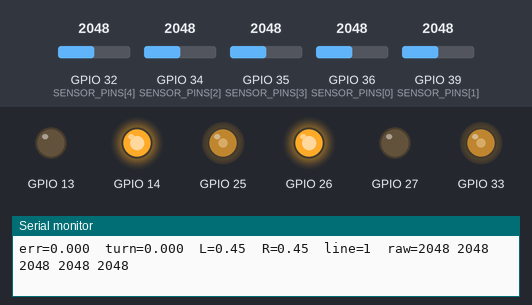
A sketch run on a simulated ESP32. On the bench: output pins drawn as LEDs (lit = HIGH), the last lines printed to the serial monitor. The inputs (shaded band) are chosen by the test bench; at power-on: GPIO 32 (SENSOR_PINS[4]) = 2048, GPIO 34 (SENSOR_PINS[2]) = 2048, GPIO 36 (SENSOR_PINS[0]) = 2048, GPIO 39 (SENSOR_PINS[1]) = 2048, GPIO 35 (SENSOR_PINS[3]) = 2048 (analog values on the 0–4095 scale).

Above: at 1.4 s.
1.5 s: GPIO 32 (SENSOR_PINS[4]) set to 2866
At 2.5 s:
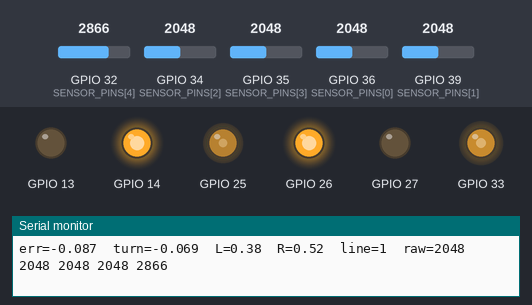
3.0 s: GPIO 34 (SENSOR_PINS[2]) set to 2866
At 3.6 s:
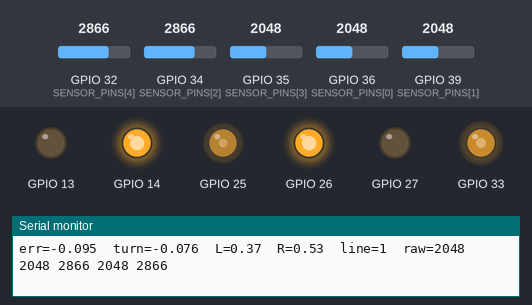
4.5 s: GPIO 36 (SENSOR_PINS[0]) set to 2866
At 4.8 s:
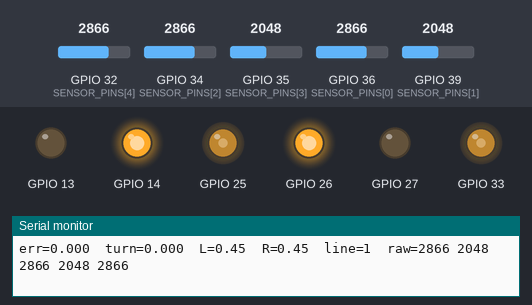
6.0 s: GPIO 39 (SENSOR_PINS[1]) set to 3972
At 7.1 s:
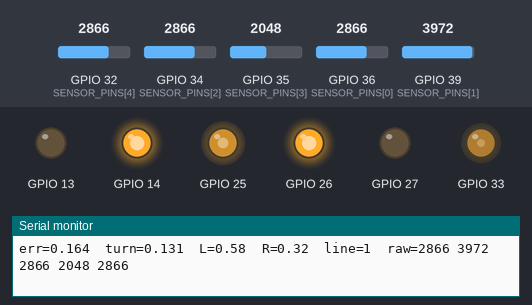
7.5 s: GPIO 35 (SENSOR_PINS[3]) set to 122
At 8.3 s:
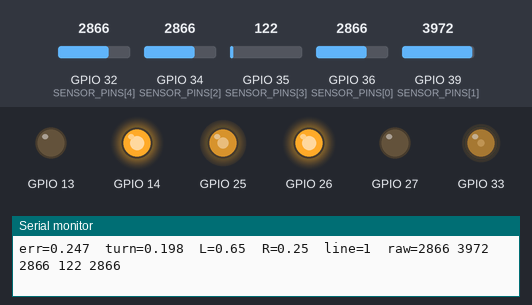
9.0 s: GPIO 35 (SENSOR_PINS[3]) set to 10
At 9.4 s:
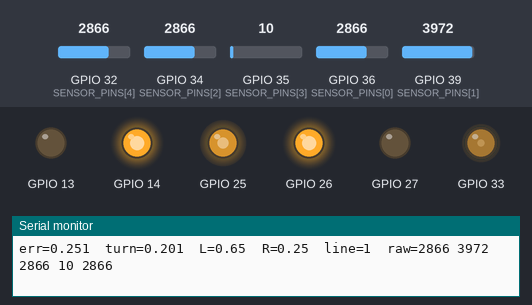
Timing chart, 0 to 11.5 s (numbered marks = the images above; inputs shaded):
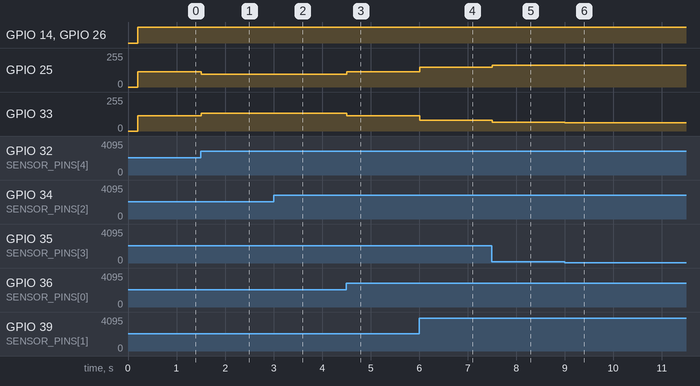

Measured:
- after the input at 1.5 s, GPIO 25: 114/255 → 97/255 at once; GPIO 33: 114/255 → 132/255 at once
- after the input at 3.0 s, GPIO 25: 97/255 → 95/255 at once; GPIO 33: 132/255 → 134/255 at once
- after the input at 4.5 s, GPIO 25: 95/255 → 114/255 at once; GPIO 33: 134/255 → 114/255 at once
- after the input at 6.0 s, GPIO 25: 114/255 → 148/255 at once; GPIO 33: 114/255 → 81/255 at once
- after the input at 7.5 s, GPIO 25: 148/255 → 165/255 at once; GPIO 33: 81/255 → 64/255 at once
- after the input at 9.0 s, GPIO 33: 64/255 → 63/255 at once

The sketch:

linefollower.ino
```cpp
/**
 * linefollower.ino  -- ESP32 PID Line Follower
 * ----------------------------------------------------------------------------
 * Pipeline, once per control tick:
 *
 *    Sensors.read()  ->  error [-1,1]
 *    PID.compute(error)  ->  turn [-1,1]
 *    Chassis.drive(BASE_SPEED, turn)  ->  motor PWM
 *
 * Three classes, one responsibility each (see their headers):
 *    Sensors        -- 5 IR reflectance sensors -> line position error
 *    PIDController  -- error -> steering correction
 *    Chassis        -- (forward, turn) -> L298N motor power
 *
 * All pins / gains / tunables live in Config.h. Nothing to edit here.
 *
 * Sensors use native analogRead() with a raw weighted average -- no
 * thresholds, no calibration phase. It drives immediately on boot.
 *
 * Uses ONLY standard Arduino Language Reference functions (analogRead,
 * analogWrite, digitalWrite, pinMode, millis, Serial) -- no vendor APIs. Port
 * to any analogWrite-capable board by editing Config.h.
 * ----------------------------------------------------------------------------
 */

#include "Config.h"
#include "Sensors.h"
#include "Chassis.h"
#include "PIDController.h"

Sensors       sensors;
Chassis       chassis;
PIDController pid(PID_KP, PID_KI, PID_KD, PID_INTEGRAL_LIMIT);

static uint32_t lastLoopMs = 0;

void setup() {
  if (DEBUG_SERIAL) {
    Serial.begin(SERIAL_BAUD);
    delay(200);
    Serial.println(F("\nESP32 PID Line Follower"));
  }

  sensors.begin();
  chassis.begin();
  pid.reset();

  lastLoopMs = millis();
}

void loop() {
  // Fixed-cadence control loop so dt stays consistent.
  uint32_t now = millis();
  if (now - lastLoopMs < LOOP_PERIOD_MS) return;
  float dt = (now - lastLoopMs) / 1000.0f;
  lastLoopMs = now;

  // 1) Where is the line?
  float error = sensors.read();

  // 2) How hard to steer?
  float turn = pid.compute(error, dt);

  // 3) Drive: cruise forward, steer by turn.
  chassis.drive(BASE_SPEED, turn);

  if (DEBUG_SERIAL) {
    static uint32_t lastPrint = 0;
    if (now - lastPrint >= 50) {     // ~20 Hz telemetry, don't flood serial
      lastPrint = now;
      Serial.print(F("err="));   Serial.print(error, 3);
      Serial.print(F("\tturn=")); Serial.print(turn, 3);
      Serial.print(F("\tL="));    Serial.print(chassis.leftPower(), 2);
      Serial.print(F("\tR="));    Serial.print(chassis.rightPower(), 2);
      Serial.print(F("\tline=")); Serial.print(sensors.lineDetected());
      Serial.print(F("\traw="));
      for (uint8_t i = 0; i < 5; i++) { Serial.print(sensors.rawValue(i)); Serial.print(' '); }
      Serial.println();
    }
  }
}
```

Chassis.cpp
```cpp
#include "Chassis.h"

// Speed is produced with the standard Arduino analogWrite() on the L298N
// enable pins (ENA/ENB). Direction comes from digitalWrite() on the IN pins.
// Only documented Arduino Language Reference functions are used here:
//   pinMode, digitalWrite, analogWrite, analogWriteResolution.

Chassis::Chassis() : _leftPower(0.0f), _rightPower(0.0f) {}

void Chassis::begin() {
  // Direction pins as outputs.
  pinMode(LEFT_MOTOR.in1, OUTPUT);
  pinMode(LEFT_MOTOR.in2, OUTPUT);
  pinMode(RIGHT_MOTOR.in1, OUTPUT);
  pinMode(RIGHT_MOTOR.in2, OUTPUT);

  // Enable pins carry the PWM speed signal.
  pinMode(LEFT_MOTOR.en, OUTPUT);
  pinMode(RIGHT_MOTOR.en, OUTPUT);

  // Set analogWrite() duty range to match PWM_MAX_DUTY.
  analogWriteResolution(PWM_RESOLUTION);

  stop();
}

void Chassis::setMotor(const MotorPins& m, bool invert, float power) {
  power = constrain(power, -1.0f, 1.0f);
  if (invert) power = -power;

  // Direction from sign.
  bool forward = power >= 0.0f;
  digitalWrite(m.in1, forward ? HIGH : LOW);
  digitalWrite(m.in2, forward ? LOW  : HIGH);

  // Magnitude -> duty, with a minimum floor so small commands still move.
  float mag = fabsf(power);
  uint32_t duty = 0;
  if (mag > 0.001f) {
    duty = (uint32_t)(mag * PWM_MAX_DUTY);
    if (duty < PWM_MIN_DUTY) duty = PWM_MIN_DUTY;
    if (duty > PWM_MAX_DUTY) duty = PWM_MAX_DUTY;
  }
  analogWrite(m.en, duty);
}

void Chassis::drive(float forward, float turn) {
  forward = constrain(forward, -1.0f, 1.0f);
  turn    = constrain(turn,    -1.0f, 1.0f);

  // Differential mix.
  _leftPower  = forward + turn;
  _rightPower = forward - turn;

  // Clamp after mixing (a hard turn at speed can exceed 1).
  _leftPower  = constrain(_leftPower,  -1.0f, 1.0f);
  _rightPower = constrain(_rightPower, -1.0f, 1.0f);

  setMotor(LEFT_MOTOR,  LEFT_MOTOR_INVERT,  _leftPower);
  setMotor(RIGHT_MOTOR, RIGHT_MOTOR_INVERT, _rightPower);
}

void Chassis::stop() {
  _leftPower = _rightPower = 0.0f;
  digitalWrite(LEFT_MOTOR.in1, LOW);
  digitalWrite(LEFT_MOTOR.in2, LOW);
  digitalWrite(RIGHT_MOTOR.in1, LOW);
  digitalWrite(RIGHT_MOTOR.in2, LOW);
  analogWrite(LEFT_MOTOR.en, 0);
  analogWrite(RIGHT_MOTOR.en, 0);
}
```

Chassis.h
```cpp
#pragma once
/**
 * Chassis.h
 * ----------------------------------------------------------------------------
 * Differential-drive chassis: 2 DC motors via an L298N H-bridge.
 *
 * Exposes ONE high-level command:
 *
 *      drive(forward, turn)    forward in [-1,1], turn in [-1,1]
 *
 * It mixes those into per-wheel power (the classic arcade/differential mix):
 *
 *      left  = forward + turn
 *      right = forward - turn
 *
 * then clamps to [-1,1] and renders each wheel as direction (IN1/IN2) plus a
 * PWM duty on the enable pin (ENx) via the ESP32 LEDC peripheral.
 *
 *      turn > 0  -> left speeds up / right slows -> robot yaws RIGHT
 *      turn < 0  -> robot yaws LEFT
 *
 * This matches the Sensors error sign (positive error = line on the right =>
 * positive turn => steer right). So the PID output feeds straight into turn.
 * ----------------------------------------------------------------------------
 */

#include <Arduino.h>
#include "Config.h"

class Chassis {
public:
  Chassis();

  // Configure direction pins + attach LEDC PWM to the enable pins. setup().
  void begin();

  // High-level motion command. Both args in [-1, 1].
  //   forward: + = ahead, - = reverse
  //   turn:    + = steer right, - = steer left
  void drive(float forward, float turn);

  // Cut all power immediately (coast). Use on line-lost-stop or shutdown.
  void stop();

  // ---- accessors (valid after drive()) -----------------------------------
  float leftPower()  const { return _leftPower; }   // [-1, 1]
  float rightPower() const { return _rightPower; }  // [-1, 1]

private:
  float _leftPower;
  float _rightPower;

  // Apply a signed power [-1,1] to one motor: set direction pins + PWM duty.
  void setMotor(const MotorPins& m, bool invert, float power);
};
```

PIDController.cpp
```cpp
#include "PIDController.h"

PIDController::PIDController(float kp, float ki, float kd, float integralLimit)
: _kp(kp), _ki(ki), _kd(kd), _integralLimit(integralLimit) {
  reset();
}

void PIDController::reset() {
  _integral   = 0.0f;
  _prevError  = 0.0f;
  _prevMs     = 0;
  _hasPrev    = false;
  _lastOutput = 0.0f;
}

float PIDController::compute(float error, float dtSeconds) {
  // Resolve dt.
  uint32_t now = millis();
  float dt;
  if (dtSeconds > 0.0f) {
    dt = dtSeconds;
  } else if (_hasPrev) {
    dt = (now - _prevMs) / 1000.0f;
  } else {
    dt = 0.0f;   // first call: no derivative/integral contribution
  }
  _prevMs = now;

  // Proportional.
  float p = _kp * error;

  // Integral with anti-windup clamp.
  if (dt > 0.0f) {
    _integral += error * dt;
    _integral = constrain(_integral, -_integralLimit, _integralLimit);
  }
  float i = _ki * _integral;

  // Derivative (skip on first sample / dt == 0 to avoid a spike).
  float d = 0.0f;
  if (_hasPrev && dt > 0.0f) {
    d = _kd * (error - _prevError) / dt;
  }
  _prevError = error;
  _hasPrev = true;

  // Sum + clamp to the chassis turn range.
  float output = p + i + d;
  output = constrain(output, -1.0f, 1.0f);
  _lastOutput = output;
  return output;
}
```

PIDController.h
```cpp
#pragma once
/**
 * PIDController.h
 * ----------------------------------------------------------------------------
 * Generic PID controller, tuned here for line-following steering.
 *
 *      output = Kp*e + Ki*∫e dt + Kd*de/dt
 *
 *   - input  : line error from Sensors, in [-1, 1] (setpoint is 0 = centered).
 *   - output : steering "turn" command, clamped to [-1, 1], fed to Chassis.
 *
 * Practical safeguards baked in:
 *   - dt measured from millis() so gains are time-consistent regardless of
 *     loop jitter.
 *   - integral anti-windup (clamped) so a long off-line stretch can't saturate.
 *   - output clamped to [-1, 1] to match the chassis turn range.
 *
 * TUNING (on a real track): raise Kp until it tracks but oscillates, add Kd to
 * damp the oscillation, add a little Ki only if it consistently rides off-
 * center. Start from the values in Config.h.
 * ----------------------------------------------------------------------------
 */

#include <Arduino.h>
#include "Config.h"

class PIDController {
public:
  PIDController(float kp, float ki, float kd, float integralLimit);

  // Reset accumulated state (call when (re)starting the run).
  void reset();

  // Compute steering from the current error. dtSeconds <= 0 makes the method
  // measure dt itself from millis(); pass your loop dt for determinism.
  float compute(float error, float dtSeconds = -1.0f);

  // Live gain tweaks (e.g. from a serial tuner).
  void setGains(float kp, float ki, float kd) { _kp = kp; _ki = ki; _kd = kd; }

  // ---- accessors ----------------------------------------------------------
  float lastOutput()     const { return _lastOutput; }
  float integralTerm()   const { return _integral; }

private:
  float _kp, _ki, _kd;
  float _integralLimit;

  float _integral;       // accumulated ∫e dt
  float _prevError;      // for the derivative
  uint32_t _prevMs;      // for internal dt measurement
  bool  _hasPrev;        // first call guard
  float _lastOutput;
};
```

Sensors.cpp
```cpp
#include "Sensors.h"

Sensors::Sensors()
: _error(0.0f), _lineSeen(false), _lastError(0.0f) {
  for (uint8_t i = 0; i < 5; i++) _raw[i] = 0;

  // Precompute the largest absolute weight for normalization.
  _maxWeight = 0.0f;
  for (uint8_t i = 0; i < 5; i++) {
    float w = fabsf(SENSOR_WEIGHTS[i]);
    if (w > _maxWeight) _maxWeight = w;
  }
  if (_maxWeight <= 0.0f) _maxWeight = 1.0f;  // guard against all-zero weights
}

void Sensors::begin() {
  // Standard Arduino analog input. analogReadResolution() sets the bit depth
  // so analogRead() returns 0..ADC_MAX (ESP32 = 12 bits -> 0..4095).
  analogReadResolution(ADC_RESOLUTION_BITS);
  for (uint8_t i = 0; i < 5; i++) {
    pinMode(SENSOR_PINS[i], INPUT);
  }
}

float Sensors::read() {
  float weightedSum = 0.0f;   // sum( w[i] * v[i] )
  float total       = 0.0f;   // sum( v[i] )

  for (uint8_t i = 0; i < 5; i++) {
    _raw[i] = analogRead(SENSOR_PINS[i]);   // native Arduino read, 0..ADC_MAX

    // Map raw so the value is LARGE when this sensor sits over the line.
    // Dark line  -> low reflectance -> low raw -> invert.
    // Light line -> high reflectance -> use raw directly.
    float v = LINE_IS_DARK ? ((float)ADC_MAX - (float)_raw[i]) : (float)_raw[i];

    weightedSum += SENSOR_WEIGHTS[i] * v;
    total       += v;
  }

  // total is tiny only when every sensor is fully off the line.
  _lineSeen = total > 1.0f;

  if (_lineSeen) {
    float position = weightedSum / total;   // in [-maxW, +maxW]
    _error = position / _maxWeight;          // in [-1, 1]
    _error = constrain(_error, -1.0f, 1.0f);
    _lastError = _error;
  } else {
    // Line lost: keep steering hard toward the side we last saw it.
    _error = (_lastError >= 0.0f) ? 1.0f : -1.0f;
  }

  return _error;
}
```

Sensors.h
```cpp
#pragma once
/**
 * Sensors.h
 * ----------------------------------------------------------------------------
 * 5-channel IR reflectance sensor array.
 *
 * Job: turn 5 raw analogRead() values into ONE number -- the line's lateral
 * position under the robot -- expressed as an "angular" error in [-1, +1].
 *
 *      error < 0  : line is to the LEFT   -> robot must steer left
 *      error = 0  : line centered
 *      error > 0  : line is to the RIGHT  -> robot must steer right
 *
 * METHOD (weighted average / "center of mass" of the line). No thresholds,
 * no calibration -- straight from the raw ADC values:
 *
 *      position = sum( weight[i] * v[i] ) / sum( v[i] )
 *
 *   v[i] is the raw reading mapped so it is LARGE when sensor i is over the
 *   line (polarity handled by LINE_IS_DARK). Dividing by the max |weight|
 *   normalizes position into [-1, 1]. Continuous, sub-sensor resolution.
 * ----------------------------------------------------------------------------
 */

#include <Arduino.h>
#include "Config.h"

class Sensors {
public:
  Sensors();

  // Configure ADC + pins. Call once from setup().
  void begin();

  // Read all sensors and compute the line error in [-1, 1].
  float read();

  // ---- accessors (valid after read()) ------------------------------------
  float lastError() const { return _error; }       // [-1, 1]
  bool  lineDetected() const { return _lineSeen; }  // any signal under the bar?
  int   rawValue(uint8_t i) const { return _raw[i]; }

private:
  int   _raw[5];        // last raw analogRead values, 0..4095
  float _error;         // last computed error, [-1, 1]
  bool  _lineSeen;      // was there meaningful signal on the last read?
  float _lastError;     // remembered for the "line lost" fallback
  float _maxWeight;     // max |weight|, normalizes position to [-1, 1]
};
```

Config.h
```cpp
#pragma once
/**
 * Config.h
 * ----------------------------------------------------------------------------
 * Central, editable configuration for the line follower.
 *
 * EVERYTHING you might want to change lives here:
 *   - pin assignments (sensors + motor driver)
 *   - sensor geometry / polarity
 *   - PWM characteristics for the L298N
 *   - PID gains and base speed
 *
 * Target board: ESP32 (Arduino IDE / arduino-esp32 core).
 *
 * IMPORTANT ESP32 NOTES
 *   - ADC is 12-bit  -> analogRead() returns 0..4095.
 *   - Use ADC1 pins (GPIO 32-39) for the sensors. ADC2 pins share the radio
 *     and stop working once Wi-Fi/BT is enabled.
 *   - GPIO 34/35/36/39 are INPUT ONLY (no pull-ups, no output) -> perfect for
 *     sensors, useless for motor pins.
 *   - Avoid strapping pins for outputs (0, 2, 12, 15). GPIO12 high at boot can
 *     brick the boot. The motor pins below steer clear of those.
 * ----------------------------------------------------------------------------
 */

#include <Arduino.h>

// ============================================================================
// SENSOR PINOUT  (5x analog IR reflectance sensors, left -> right)
// ============================================================================
// Order MUST be physical left-to-right as the robot drives forward.
// Index:        0      1      2       3       4
// Position: far-L    L    center     R     far-R
// All on ADC1, all input-capable analog pins.
static const uint8_t SENSOR_PINS[5] = { 36, 39, 34, 35, 32 };

// ADC resolution in bits (Arduino analogReadResolution()). ESP32 = 12 bits.
// ADC_MAX is the top reading returned by analogRead() at this resolution.
static const uint8_t ADC_RESOLUTION_BITS = 12;
static const int     ADC_MAX = (1 << ADC_RESOLUTION_BITS) - 1;   // 4095

// Per-sensor lateral weight used to compute the line position.
// Symmetric around the center sensor. Sign sets which way is "positive error".
// With this layout a positive error  => line is to the ROBOT'S RIGHT.
static const float SENSOR_WEIGHTS[5] = { -2.0f, -1.0f, 0.0f, +1.0f, +2.0f };

// Line polarity. Decides how a raw reading maps to "over the line".
//   true  -> dark line on light floor (line = LOW reflectance = LOW raw). Common.
//   false -> light line on dark floor (line = HIGH raw).
static const bool LINE_IS_DARK = true;

// ============================================================================
// MOTOR / L298N PINOUT
// ============================================================================
// L298N has two channels. Each channel = 2 direction pins (INx) + 1 enable
// pin (ENx) that takes the PWM speed signal.
//
//   LEFT  motor  -> OUT1/OUT2  driven by IN1, IN2, enabled by ENA
//   RIGHT motor  -> OUT3/OUT4  driven by IN3, IN4, enabled by ENB
//
// Remove the ENA/ENB jumpers on the L298N board so the ESP32 PWM controls them.
struct MotorPins {
  uint8_t in1;   // direction A
  uint8_t in2;   // direction B
  uint8_t en;    // enable / PWM (speed)
};

static const MotorPins LEFT_MOTOR  = { /*in1*/ 26, /*in2*/ 27, /*en*/ 25 };
static const MotorPins RIGHT_MOTOR = { /*in1*/ 14, /*in2*/ 13, /*en*/ 33 };

// If a motor spins the wrong way, flip its flag instead of re-wiring.
static const bool LEFT_MOTOR_INVERT  = false;
static const bool RIGHT_MOTOR_INVERT = false;

// ============================================================================
// PWM SETTINGS  (standard Arduino analogWrite)
// ============================================================================
// Speed is set with analogWrite() on the L298N enable pins. PWM_RESOLUTION is
// applied via analogWriteResolution(); 8 bits -> duty 0..255 (the analogWrite
// default). Frequency is left at the core default (not part of the standard
// analogWrite API).
static const uint8_t  PWM_RESOLUTION = 8;                          // bits
static const uint16_t PWM_MAX_DUTY   = (1 << PWM_RESOLUTION) - 1;  // 255

// Floor below which the motor stalls instead of turning (overcomes static
// friction / driver dropout). Expressed as a duty value, 0..PWM_MAX_DUTY.
// Applied only to non-zero commands.
static const uint16_t PWM_MIN_DUTY = 40;

// ============================================================================
// CONTROL LOOP
// ============================================================================
// Base forward speed, 0..1. The PID only steers; this sets the cruise pace.
static const float BASE_SPEED = 0.45f;

// PID gains. Tune in this order: Kp, then Kd, then Ki (usually small/zero).
// error is in [-1, 1] (see Sensors), output (turn) clamped to [-1, 1].
static const float PID_KP = 0.80f;
static const float PID_KI = 0.00f;
static const float PID_KD = 0.18f;

// Integral clamp (anti-windup), in error*seconds units.
static const float PID_INTEGRAL_LIMIT = 1.0f;

// Control loop period. Keep the loop running at a fixed cadence so dt is sane.
static const uint32_t LOOP_PERIOD_MS = 5;   // 200 Hz

// Print sensor/PID telemetry over Serial for tuning.
static const bool DEBUG_SERIAL = true;
static const uint32_t SERIAL_BAUD = 115200;
```
